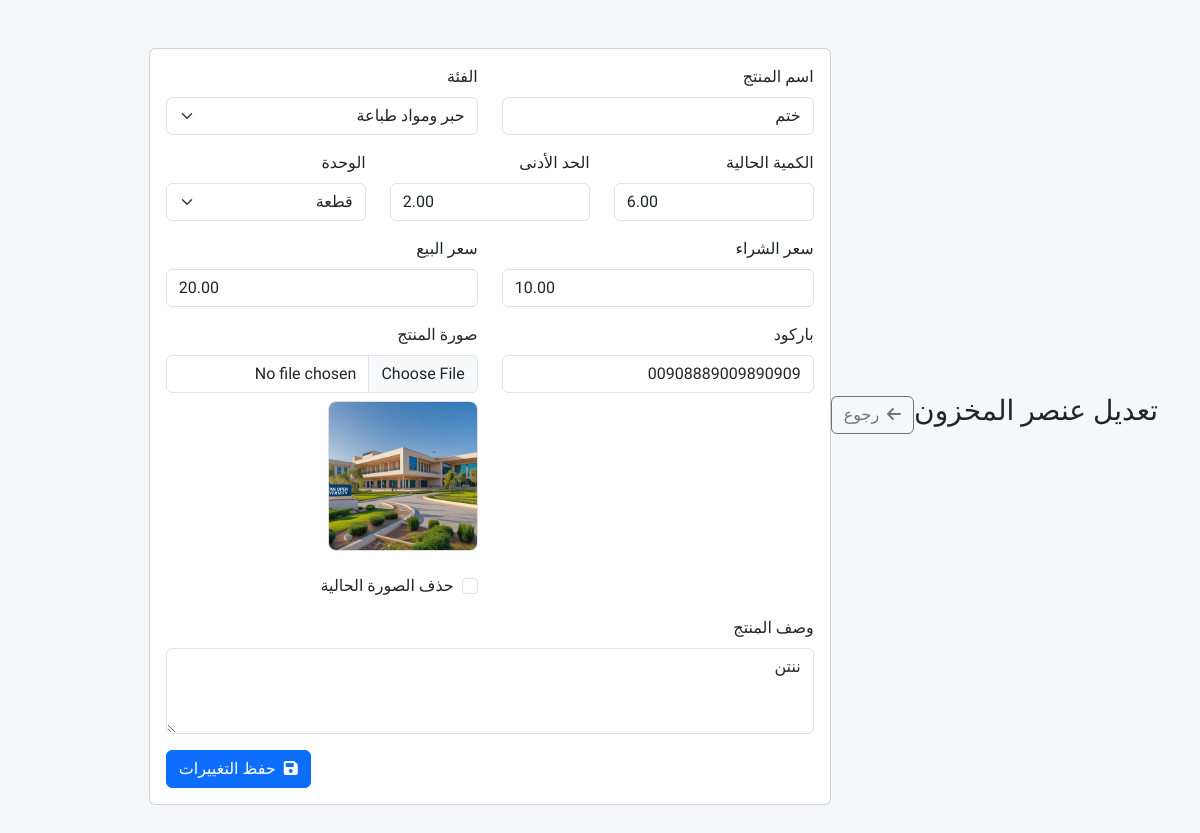
The app's page /edit_inventory.php?id=13 (signed in) with its own data.
### tables this page shows
CREATE TABLE `inventory` (
  `item_id` int(11) NOT NULL,
  `name` varchar(100) NOT NULL,
  `description` text DEFAULT NULL,
  `category_id` int(11) DEFAULT 1,
  `unit` enum('piece','pack','ream','box','kg','meter') NOT NULL,
  `current_quantity` decimal(10,2) DEFAULT 0.00,
  `min_quantity` decimal(10,2) DEFAULT 5.00,
  `cost_price` decimal(10,2) DEFAULT NULL,
  `selling_price` decimal(10,2) DEFAULT NULL,
  `barcode` varchar(50) DEFAULT NULL,
  `last_updated` timestamp NULL DEFAULT NULL ON UPDATE current_timestamp(),
  `image` varchar(255) DEFAULT 'default.png'
);

CREATE TABLE `product_categories` (
  `category_id` int(11) NOT NULL,
  `name` varchar(50) NOT NULL,
  `description` text DEFAULT NULL
);

### includes/functions.php (called while the page is built, shortened)
<?php
function getCategories($db) {
    try {
        $query = "SELECT * FROM product_categories ORDER BY name";
        $stmt = $db->prepare($query);
        $stmt->execute();
        return $stmt->fetchAll(PDO::FETCH_ASSOC);
    } catch(PDOException $e) {
        error_log('Error in getCategories(): ' . $e->getMessage());
        return [];
    }
}
?>

### edit_inventory.php (the view, shortened to what this page needs)
<?php
require_once __DIR__ . '/includes/db.php';
require_once __DIR__ . '/includes/functions.php';
$item_id = $_GET['id'] ?? 0;
$item = getInventoryItem($db, $item_id);
$categories = getCategories($db);
function getInventoryItem($db, $item_id) {
    try {
        $query = "SELECT * FROM inventory WHERE item_id = ?";
        $stmt = $db->prepare($query);
        $stmt->execute([$item_id]);
        return $stmt->fetch(PDO::FETCH_ASSOC);
    } catch(PDOException $e) {
        error_log('Error in getInventoryItem(): ' . $e->getMessage());
        return false;
    }
}
?>
<!DOCTYPE html>
<html lang="ar" dir="rtl">
<head>
    <link rel="stylesheet" href="https://cdnjs.cloudflare.com/ajax/libs/font-awesome/6.0.0-beta3/css/all.min.css">
    <link rel="stylesheet" href="https://cdn.jsdelivr.net/npm/bootstrap@5.3.0/dist/css/bootstrap.rtl.min.css">
    <link rel="stylesheet" href="css/style.css">
</head>
<body>
    <div class="container py-5">
        <div class="d-flex justify-content-between align-items-center mb-4">
            <h1 class="h3">تعديل عنصر المخزون</h1>
            <a href="inventory.php" class="btn btn-outline-secondary">
                <i class="fas fa-arrow-left me-1"></i> رجوع
            </a>
        </div>
        <div class="card">
            <div class="card-body">
                <form method="POST" enctype="multipart/form-data">
                    <div class="row mb-3">
                        <div class="col-md-6">
                            <label for="name" class="form-label">اسم المنتج</label>
                            <input type="text" class="form-control" id="name" name="name"
                                   value="<?= htmlspecialchars($item['name']) ?>" required>
                        </div>
                        <div class="col-md-6">
                            <label for="category_id" class="form-label">الفئة</label>
                            <select class="form-select" id="category_id" name="category_id">
                                <?php foreach($categories as $category): ?>
                                <option value="<?= $category['category_id'] ?>"
                                    <?= $item['category_id'] == $category['category_id'] ? 'selected' : '' ?>>
                                    <?= htmlspecialchars($category['name']) ?>
                                </option>
                                <?php endforeach; ?>
                            </select>
                        </div>
                    </div>
                    <div class="row mb-3">
                        <div class="col-md-4">
                            <label for="current_quantity" class="form-label">الكمية الحالية</label>
                            <input type="number" step="0.01" class="form-control" id="current_quantity"
                                   name="current_quantity" value="<?= $item['current_quantity'] ?>" required>
                        </div>
                        <div class="col-md-4">
                            <label for="min_quantity" class="form-label">الحد الأدنى</label>
                            <input type="number" step="0.01" class="form-control" id="min_quantity"
                                   name="min_quantity" value="<?= $item['min_quantity'] ?>" required>
                        </div>
                        <div class="col-md-4">
                            <label for="unit" class="form-label">الوحدة</label>
                            <select class="form-select" id="unit" name="unit" required>
                                <option value="piece" <?= $item['unit'] == 'piece' ? 'selected' : '' ?>>قطعة</option>
                            </select>
                        </div>
                    </div>
                    <div class="row mb-3">
                        <div class="col-md-6">
                            <label for="cost_price" class="form-label">سعر الشراء</label>
                            <input type="number" step="0.01" class="form-control" id="cost_price"
                                   name="cost_price" value="<?= $item['cost_price'] ?>" required>
                        </div>
                        <div class="col-md-6">
                            <label for="selling_price" class="form-label">سعر البيع</label>
                            <input type="number" step="0.01" class="form-control" id="selling_price"
                                   name="selling_price" value="<?= $item['selling_price'] ?>" required>
                        </div>
                    </div>
                    <div class="row mb-3">
                        <div class="col-md-6">
                            <label for="barcode" class="form-label">باركود</label>
                            <input type="text" class="form-control" id="barcode" name="barcode"
                                   value="<?= htmlspecialchars($item['barcode']) ?>">
                        </div>
                        <div class="col-md-6">
                            <label for="image" class="form-label">صورة المنتج</label>
                            <input type="file" class="form-control" id="image" name="image" accept="image/*">
                            <?php if(!empty($item['image'])): ?>
                            <div class="mt-2">
                                <img src="images/products/<?= $item['image'] ?>" class="image-preview" id="imagePreview">
                                <div class="form-check mt-2">
                                    <input class="form-check-input" type="checkbox" id="deleteImage" name="deleteImage">
                                    <label class="form-check-label" for="deleteImage">حذف الصورة الحالية</label>
                                </div>
                            </div>
                            <?php endif; ?>
                        </div>
                    </div>
                    <div class="mb-3">
                        <label for="description" class="form-label">وصف المنتج</label>
                        <textarea class="form-control" id="description" name="description" rows="3"><?= htmlspecialchars($item['description']) ?></textarea>
                    </div>
                    <div class="d-flex justify-content-end">
                        <button type="submit" class="btn btn-primary">
                            <i class="fas fa-save me-1"></i> حفظ التغييرات
                        </button>
                    </div>
                </form>
            </div>
        </div>
    </div>
</body>
</html>

### css/style.css (style rules this page uses)
:root { --primary: #4361ee; --secondary: #3f37c9; --success: #4cc9f0; --danger: #f72585; --warning: #f8961e; --light: #f8f9fa; --dark: #212529; --gray: #6c757d; }
* { margin: 0; padding: 0; box-sizing: border-box; font-family: 'Tajawal', sans-serif; }
body { background-color: #f5f7fa; color: var(--dark); }
.container { display: flex; min-height: 100vh; }

### edit_inventory.php (style rules this page uses)
.image-preview { width: 150px; height: 150px; object-fit: cover; border-radius: 8px; margin-bottom: 15px; border: 1px solid #ddd; }

### records on screen
inventory: name "ختم", category_id "حبر ومواد طباعة", current_quantity "6.00", min_quantity "2.00", unit "قطعة", cost_price "10.00", selling_price "20.00", barcode "00908889009890909", image (picture), description "ننتن"
